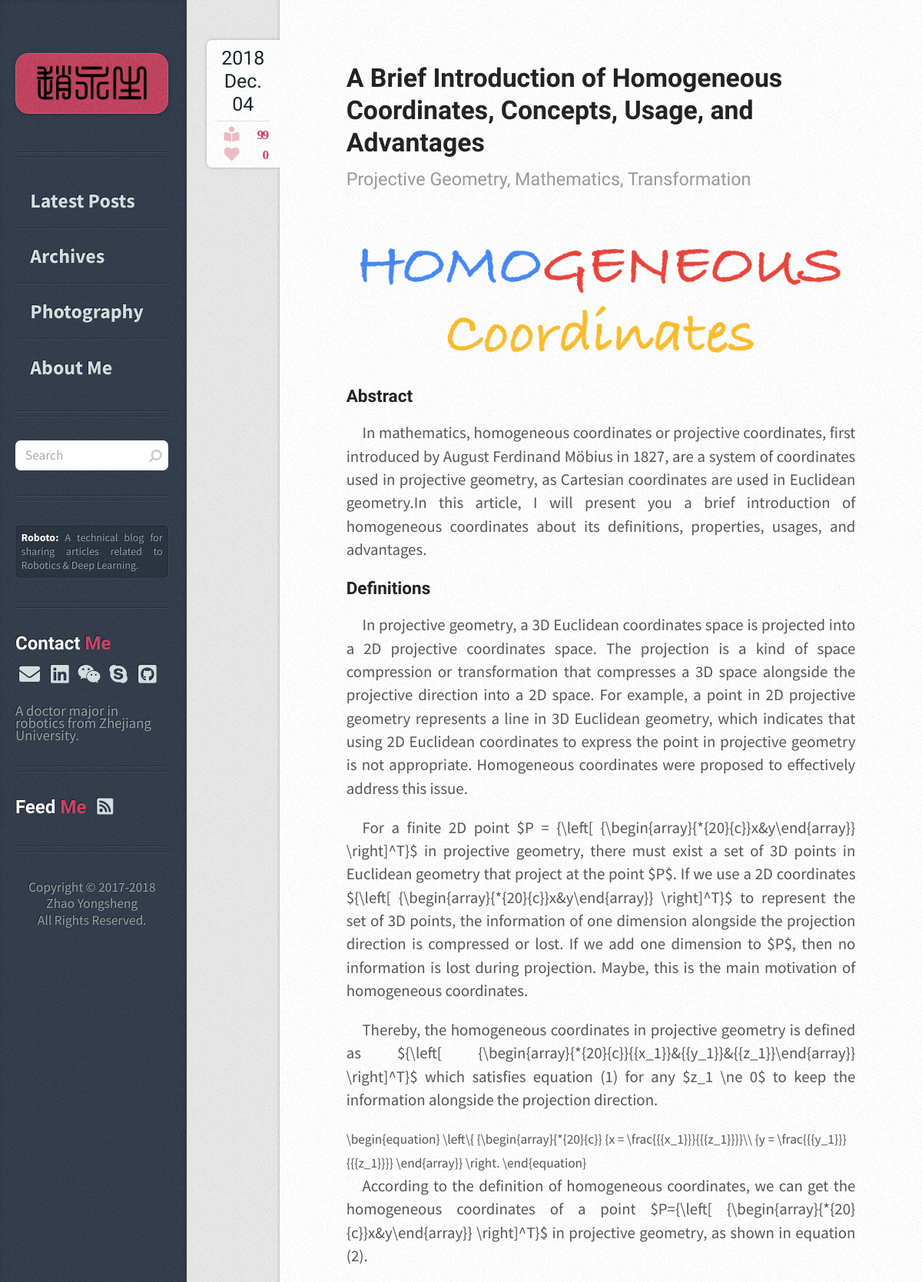
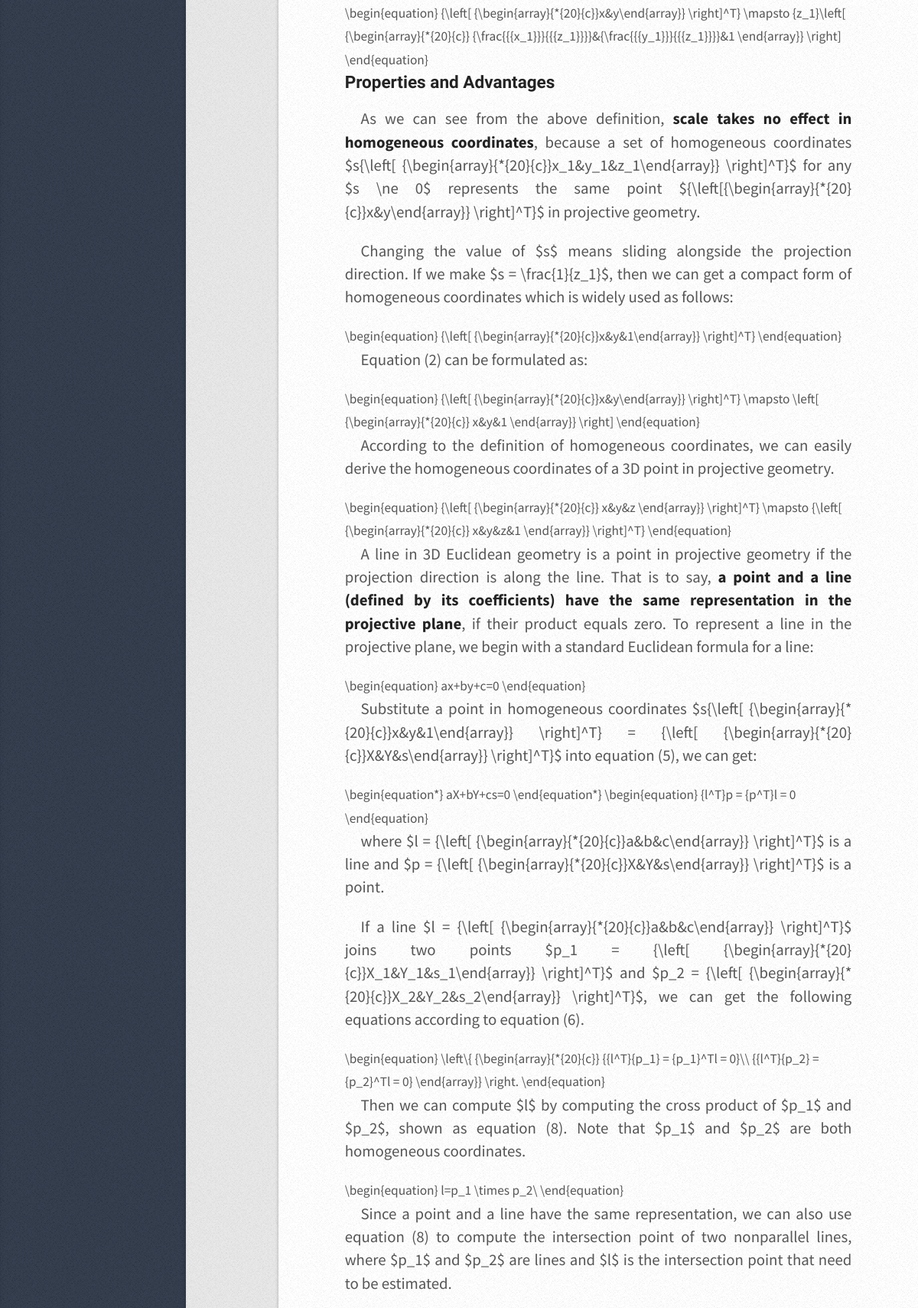
Page /article-id=15/ (upper part) on the committed database (2 pictures, top to bottom).
### article/models.py (models this page shows, shortened)
class Article(models.Model):
    title = models.CharField(max_length=100)  # 博客题目
    category = models.CharField(max_length=50, blank=True)  # 博客标签
    lovecount = models.IntegerField(default=0)  # 博客点赞数量
    date_time = models.DateTimeField(auto_now_add=True)  # 博客日期
    abstract = models.TextField(blank=True, null=True)  # 博客文章简介
    content = models.TextField(blank=True, null=True)  # 博客文章正文
    cover = models.CharField(max_length=75, blank=True)  # 博客封面
    views = models.PositiveIntegerField(default=0) # 博客阅读数量
    def increase_views(self):
            self.views += 1
            self.save(update_fields=['views'])
    class Meta:  # 按时间下降排序
        ordering = ['-date_time']

### article/views.py (the view)
# urls.py: url(r'^article-id=(?P<id>\d+)/$', article, name='article'),
def article(request, id):
        post = Article.objects.get(pk=id)
        post.increase_views()
        return render(request, 'article.html', {'post': post})

### article/templatetags/img_src.py (called while the page is built)
@register.filter
def img_src(content):
  return content.replace('src=','src='+settings.STATIC_URL)

### templates/article.html
	{% extends "base.html" %}
{% load static %}
{% load img_src %}
{% block content_post %}
  <article class="box post post-excerpt">
    <header>
      <h2><a href="{% url "article" id=post.id %}">{{ post.title }}</a></h2>
      <p>{{ post.category }}</p>
    </header>
    <div class="info">
        <span class="date">
          <span class="year">{{post.date_time.year}}</span>
          {% if post.date_time.month == 1 %}
              <span class="month">Jan.</span>
          {% elif post.date_time.month == 2 %}
              <span class="month">Feb.</span>
          {% elif post.date_time.month == 3 %}
              <span class="month">Mar.</span>
          {% elif post.date_time.month == 4 %}
              <span class="month">Apr.</span>
          {% elif post.date_time.month == 5 %}
              <span class="month">May.</span>
          {% elif post.date_time.month == 6 %}
              <span class="month">Jun.</span>
          {% elif post.date_time.month == 7 %}
              <span class="month">Jul.</span>
          {% elif post.date_time.month == 8 %}
              <span class="month">Aug.</span>
          {% elif post.date_time.month == 9 %}
              <span class="month">Sep.</span>
          {% elif post.date_time.month == 10 %}
              <span class="month">Oct.</span>
          {% elif post.date_time.month == 11 %}
              <span class="month">Nov.</span>
          {% else %}
              <span class="month">Dec.</span>
          {% endif %}
          {% if post.date_time.day < 10 %}
              <span class="month">0{{post.date_time.day}}</span>
          {% else %}
              <span class="month">{{post.date_time.day}}</span>
          {% endif %}
        </span>
        <ul class="stats" style="padding:0em; margin:0.5em 0em 0em 0em">
          <li><a href="#" class="fas fa-book-reader" style="margin:0.3em 0em 0.5em 0em; text-decoration:none; font-size: 1.0em; letter-spacing: -0.1em;">{{post.views}}</a></li>
          <li><a href="javascript:void(0)" class="fas fa-heart" style="margin:0.3em 0em 0.0em 0em; text-decoration:none; font-size: 1.0em; letter-spacing: -0.1em;" onclick="addLove({{post.id}})" id="a_love_{{post.id}}" >{{post.lovecount}}</a></li>
        </ul>
    </div>
    <img class="imagecover" src="{% static post.cover %}" alt="" />
    <h3>Abstract</h3>
    <p>{{ post.abstract | safe }}</p>
    {{ post.content |img_src | safe}}
  </article>
{% endblock %}
{% block content_nav %}
<li><a href="{% url "home" %}">Latest Posts</a></li>
<li><a href="{% url "archives" %}">Archives</a></li>
<li><a href="{% url "photography" %}">Photography</a></li>
<li><a href="{% url "about_me" %}">About Me</a></li>
{% endblock%}

### rows in the picture
Article: title "A Brief Introduction of Homogeneous Coordinates, Concepts, Usage, and Advantages", category "Projective Geometry, Mathematics, Transformation", date_time.year "2018", date_time.day "4", views "99", lovecount "0", cover (picture), abstract "In mathematics, homogeneous coordinates or projective coordinates, first introduced by August Ferdinand Möbius in 1827, are a system of coordinates used in projective geometry, as Cartesian coordinates are used in Euclidean geometry.In this article, I will present you a brief introduction of homogeneous coordinates about its definitions, properties, usages, and advantages.", content|img_src "Definitions In projective geometry, a 3D Euclidean coordinates space is projected into a 2D projective coordinates space. The projection is a kind of space compression or transformation that compresses a 3D space alongside the projective direction into a 2D space. For example, a point in 2D projective geometry represents a line in 3D Euclidean geometry, which indicates that using 2D Euclidean coordinates to express the point in projective geometry is not appropriate. Homogeneous coordinates were proposed to effectively address this issue. For a finite 2D point $P = {\\left[ {\\begin{array}{*{20}{c}}x&y\\end{array}} \\right]^T}$ in projective geometry, there must exist a set of 3D points in…"
